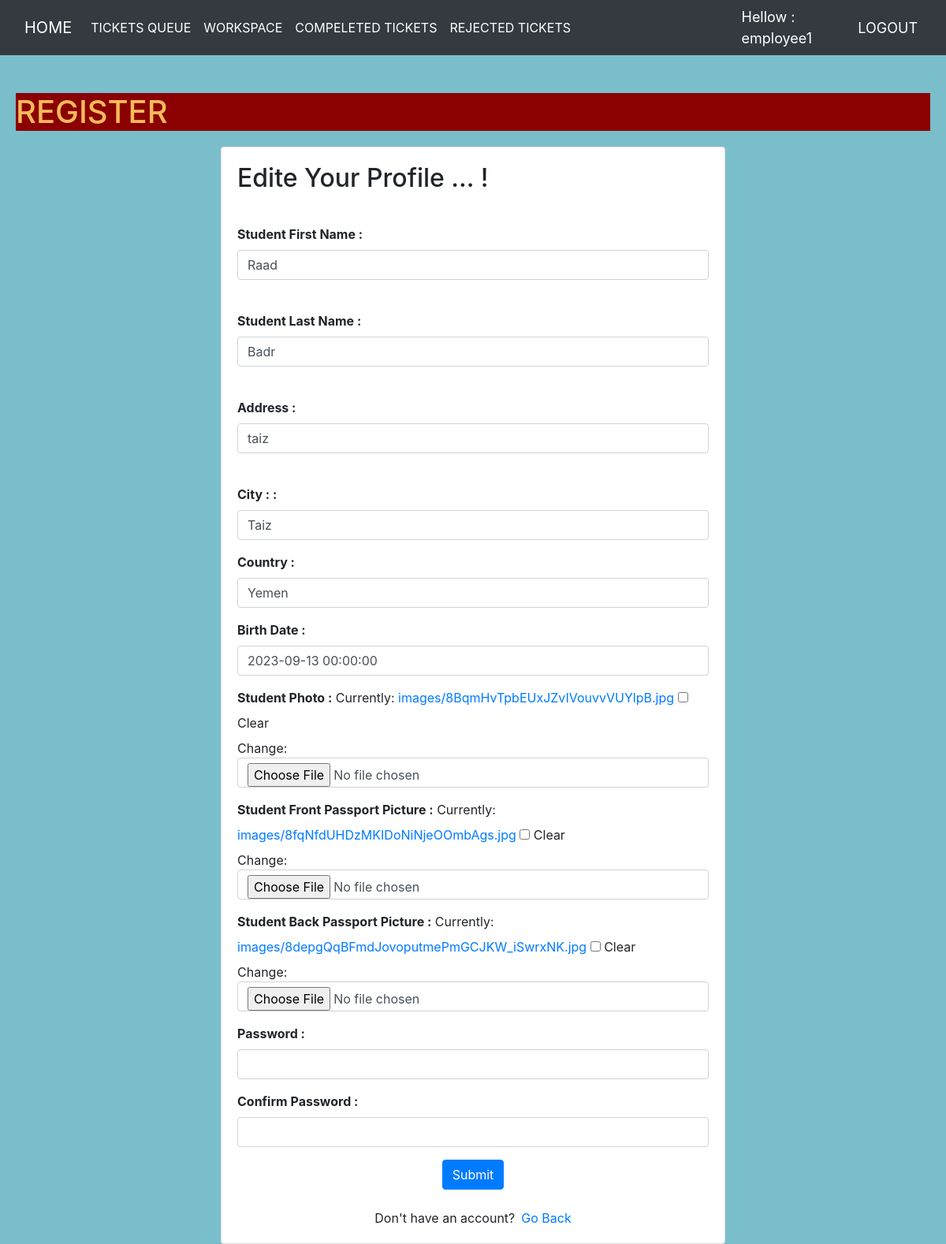
Page /accounts/update_student/1/ (signed in) on the committed database.
### users/models.py (models this page shows)
class User(AbstractUser):
    is_student = models.BooleanField(default=False)
    is_employee = models.BooleanField(default=False)
    name = models.CharField(max_length=20, null=True, blank=True)
    surename = models.CharField(max_length=20, null=True, blank=True)
    address = models.CharField(max_length=20, null=True, blank=True)
    city = models.CharField(max_length=20, null=True, blank=True)
    country = models.CharField(max_length=20, null=True, blank=True)
    birth_date = models.DateTimeField(null=True, blank=True)
    std_pic = models.ImageField(upload_to='images',null=True, blank=True)
    std_pic_pass_fro = models.ImageField(upload_to='images',null=True, blank=True)
    std_pic_pass_bac = models.ImageField(upload_to='images',null=True, blank=True)
    def __str__(self):
        return self.username

### users/views.py (the view)
# urls.py: path('update_student/<int:pk>/', views.update_student, name='update_student'),
@login_required
def update_student(request, pk):
    user = User.objects.get(pk=pk)
    form = UpdateStudentForm(instance=user)
    if request.method == 'POST':
        form = UpdateStudentForm(request.POST,request.FILES, instance=user)
        form.save()
    context = {'form':form}
    return render(request, 'users/update_student.html', context)

### users/form.py
class UpdateStudentForm(UserCreationForm):
    class Meta:
        model = User
        fields = ['name','surename','address','city','country','birth_date','std_pic','std_pic_pass_fro','std_pic_pass_bac']

### templates/users/update_student.html (shortened to what this page needs)
{% extends 'base.html' %}
{% load widget_tweaks %}
{% block content %}
<h1 style="color: #f7ba5b; background-color:darkred; margin:20px;">REGISTER</h1>
<html>
<head>
	<link rel="stylesheet" href="https://stackpath.bootstrapcdn.com/bootstrap/4.1.3/css/bootstrap.min.css">
	<link rel="stylesheet" href="https://use.fontawesome.com/releases/v5.6.1/css/all.css">
</head>
<body>
<div class="card mx-auto" style="width: 40rem;">
    <div class="card-body">
        <h2 class="card-title mb-3">Edite Your Profile ... !
        </h2>
        <br>
        <form method="POST" action="" enctype="multipart/form-data">
            <div class="mb-3">
                <label for="exampleInputEmail1" class="form-label"><b>Student First Name :</b></label>
                {% render_field form.name class="form-control" %}
            </div>
            <br>
            <div class="mb-3">
                <label for="exampleInputEmail1" class="form-label"><b>Student Last Name :</b></label>
                {% render_field form.surename class="form-control" %}
            </div>
            <br>
            <div class="mb-3">
                <label for="exampleInputEmail1" class="form-label"><b>Address :</b></label>
                {% render_field form.address class="form-control" %}
            </div>
            <br>
            <div class="mb-3">
                <label for="exampleInputEmail1" class="form-label"><b>City : :</b></label>
                {% render_field form.city class="form-control" %}
            </div>
            <div class="mb-3">
                <label for="exampleInputEmail1" class="form-label"><b>Country :</b></label>
                {% render_field form.country class="form-control" %}
            </div>
            <div class="mb-3">
                <label for="exampleInputEmail1" class="form-label"><b>Birth Date :</b></label>
                {% render_field form.birth_date class="form-control" %}
            </div>
            <div class="mb-3">
                <label for="exampleInputEmail1" class="form-label"><b>Student Photo :</b></label>
                {% render_field form.std_pic class="form-control" %}
            </div>
            <div class="mb-3">
                <label for="exampleInputEmail1" class="form-label"><b>Student Front Passport Picture :</b></label>
                {% render_field form.std_pic_pass_fro class="form-control" %}
            </div>
            <div class="mb-3">
                <label for="exampleInputEmail1" class="form-label"><b> Student Back Passport Picture :</b></label>
                {% render_field form.std_pic_pass_bac class="form-control" %}
            </div>
            <div class="mb-3">
                <label for="examoleInputPassword1" class="form-label"><b>Password :</b></label>
                {% render_field form.password1 class="form-control" %}
            </div>
            <div class="mb-3">
                <label for="examoleInputPassword2" class="form-label"><b>Confirm Password :</b></label>
                {% render_field form.password2 class="form-control" %}
            </div>
            <center>
                <button type="submit" class="btn btn-primary">Submit</button>
            </center>
        </form>
        <div class="mt-4">
            <div class="d-flex justify-content-center links">
                Don't have an account? <a href="{% url 'dashboard' %}" class="ml-2"> Go Back </a>
            </div>
        </div>
    </div>
</div>
</body>
</html>
{% endblock content %}

### templates/users/base.html (shortened to what this page needs)
<!DOCTYPE html>
<html lang="en">
<head>
</head>
<body>
    {% if request.user.is_student %}
    <nav class="navbar navbar-expand-lg navbar-dark bg-dark">
        <div class="container-fluid">
            <a class="navbar-brand" href="/">HOME</a>
            <button class="navbar-toggler" type="button" data-bs-toggle="collaps"
                data-target="#navbarSupportedContent" aria-controls="navbarSupportedContent" aria-expanded="false"
                aria-label="Toggle navigation">
                <span class="navbar-toggler-icon"></span>
            </button>
            <div class="collapse navbar-collapse" id="navbarSupportedContent">
                <ul class="navbar-nav me-auto mb-2 mb-lg-0">
                  <li class="nav-item">
                      <a class="nav-link active" href="{% url 'create_ticket' %}"> CREATE TICKET </a>
                    </li>
                  <li class="nav-item">
                      <a class="nav-link active" href="{% url 'all_tickets' %}"> VIEW TICKETS</a>
                  </li>
                  <li class="nav-item">
                    <a class="nav-link active" href="{% url 'update_student' user.pk %}"> UPDATE STUDENT</a>
                </li>
                <li class="nav-item">
                  <a class="nav-link active" href="{% url 'student_details' %}"> STUDENT DETAILS</a>
              </li>
                </ul>
              </div>
        </div>
        <span class="hellow-msg">Hellow : {{request.user}}</span>
        <span ><a class="hellow-msg" href="{% url 'logout' %}">LOGOUT</a></span>
    </nav>
    {% elif request.user.is_employee %}
    <nav class="navbar navbar-expand-lg navbar-dark bg-dark">
        <div class="container-fluid">
            <a class="navbar-brand" href="/">HOME</a>
            <div class="collapse navbar-collapse" id="navbarSupportedContent">
                <ul class="navbar-nav me-auto mb-2 mb-lg-0">
                  <li class="nav-item">
                   <a class="nav-link active" href="{% url 'ticket_queue' %}"> TICKETS QUEUE </a>
                  </li>
                  <li class="nav-item">
                    <a class="nav-link active" href="{% url 'workspace' %}"> WORKSPACE</a>
                  </li>
                  <li class="nav-item">
                    <a class="nav-link active" href="{% url 'all_closed_tickets' %}"> COMPELETED TICKETS</a>
                  </li>
                  <li class="nav-item">
                    <a class="nav-link active" href="{% url 'all_rejected_tickets' %}"> REJECTED TICKETS</a>
                  </li>
                </ul>
              </div>
        </div>
        <span class="hellow-msg">Hellow : {{request.user}}</span>
        <span ><a class="hellow-msg" href="{% url 'logout' %}">LOGOUT</a></span>
    </nav>
    {% endif %}
</body>
</html>

### templates/base.html (style rules this page uses)
body { background-color: #ebeff5; }

### templates/users/base.html (style rules this page uses)
.hellow-msg { font-size: 18px; color: #fff; margin-right: 20px ; }

### templates/users/update_student.html (style rules this page uses)
body, html { margin: 0; padding: 0; height: 100%; background: #7abecc !important; }

### rows in the picture
User: user "employee1"
User: name "Raad", surename "Badr", address "taiz", city "Taiz", country "Yemen", birth_date "2023-09-13 00:00:00"
